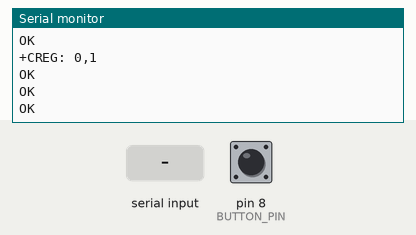
Simulated run of this sketch. Board: Arduino Uno, built with avr-gcc and run on an emulated ATmega328P. Shown: the last lines printed to the serial monitor. Inputs (shaded band) come from the test bench; at power-on: pin 8 (BUTTON_PIN) HIGH. The modem accepts every AT command (registered, SIM ready, sends succeed) and sends nothing else.

Above: at 5.2 s.
5.3 s: pin 8 (BUTTON_PIN) pulled LOW for 1 s
At 7.3 s:
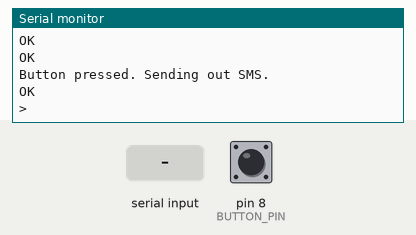
8.1 s: "1" received over the second serial link
At 9.7 s:
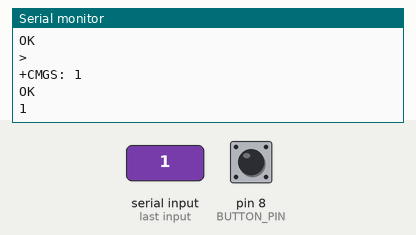
10.1 s: "0" received over the second serial link
At 11.4 s:
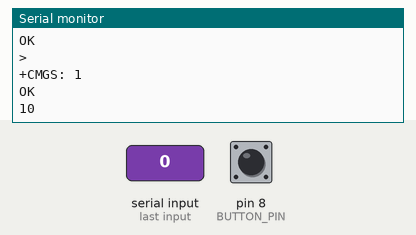

Measured:
- after the input at 5.3 s, the serial monitor: prints a new line after 0.27 s (image 1)
- after the input at 8.1 s, the serial monitor: prints a new line after 0.53 s (image 2)
- after the input at 10.1 s, the serial monitor: prints a new line at once (image 3)

The sketch:

sketch_GSM.ino
```cpp
#include <SoftwareSerial.h>

// Weird enough, the pin PWX on the SIM800C needs to be hooked up to a GND to work.
// Some interesting commads:
// AT -> OK
// ATI -> Model and firmware version
// AT+CSQ -> Check signal strength (0-31). It should be at least >5 (higher is better).
// AT+CREG? -> Check if registered on the network
// AT+COPS? -> Connected to the network?
// AT+COPS=? -> Lists all networks
// AT+CBC -> Voltage and current
// AT+CMGF=1 -> Switch to text mode (valid only for the next command)
// AT+CMGL="ALL" -> List all messages
// AT+CMGD=1 -> Delete message number 1
// AT+CMGS="+34666111222" -> Destination tel number. This will bring the serial monitor to the write message status.
// Once the message is written, a Ctrl+C character is needed (Alt+026).
// AT+CBAND? -> Checks which bands are enabled.

//Create software serial object to communicate with SIM800C
SoftwareSerial mySIM800(2, 3); //SIM800C TX & RX is connected to Arduino #2 & #3

#define BUTTON_PIN 8

void sendSMS(String textString){
  mySIM800.println("AT+CMGF=1"); // Configuring TEXT mode
  updateSerial();
  mySIM800.println("AT+CMGS=\"+ZZxxxxxxxxx\"");//change ZZ with country code and xxxxxxxxxxx with phone number to sms
  updateSerial();
  mySIM800.print(textString); //text content
  updateSerial();
  mySIM800.write(26);
  Serial.println();
}

void setup()
{
  pinMode(BUTTON_PIN, INPUT_PULLUP); //Inicializamos el botón
  //Begin serial communication with Arduino and Arduino IDE (Serial Monitor)
  Serial.begin(9600);

  //Begin serial communication with Arduino and SIM800C
  mySIM800.begin(9600);

  Serial.println("Initializing...");
  delay(1000);

  mySIM800.println("AT"); //Once the handshake test is successful, it will back to OK
  updateSerial();
  mySIM800.println("AT+CSQ"); //Signal quality test, value range is 0-31 , 31 is the best
  updateSerial();
  mySIM800.println("AT+CCID"); //Read SIM information to confirm whether the SIM is plugged
  updateSerial();
  mySIM800.println("AT+CREG?"); //Check whether it has registered in the network
  updateSerial();
  // mySIM800.println("AT+CCLK?"); //Check whether it has registered in the network
  // updateSerial();
  mySIM800.println("AT+CMGF=1"); // Configuring TEXT mode
  updateSerial();
  mySIM800.println("AT+CNMI=1,2,0,0,0"); // Decides how newly arrived SMS messages should be handled
  updateSerial();
}

void loop()
{
  updateSerial();

  if (digitalRead(BUTTON_PIN) == LOW) {
    Serial.println("Button pressed. Sending out SMS.");
    sendSMS("TEST");
    delay(1000);
  }
}

void updateSerial()
{
  delay(500);
  while (Serial.available())
  {
    mySIM800.write(Serial.read());//Forward what Serial received to Software Serial Port
  }
  while(mySIM800.available())
  {
    Serial.write(mySIM800.read());//Forward what Software Serial received to Serial Port
  }
}
```
